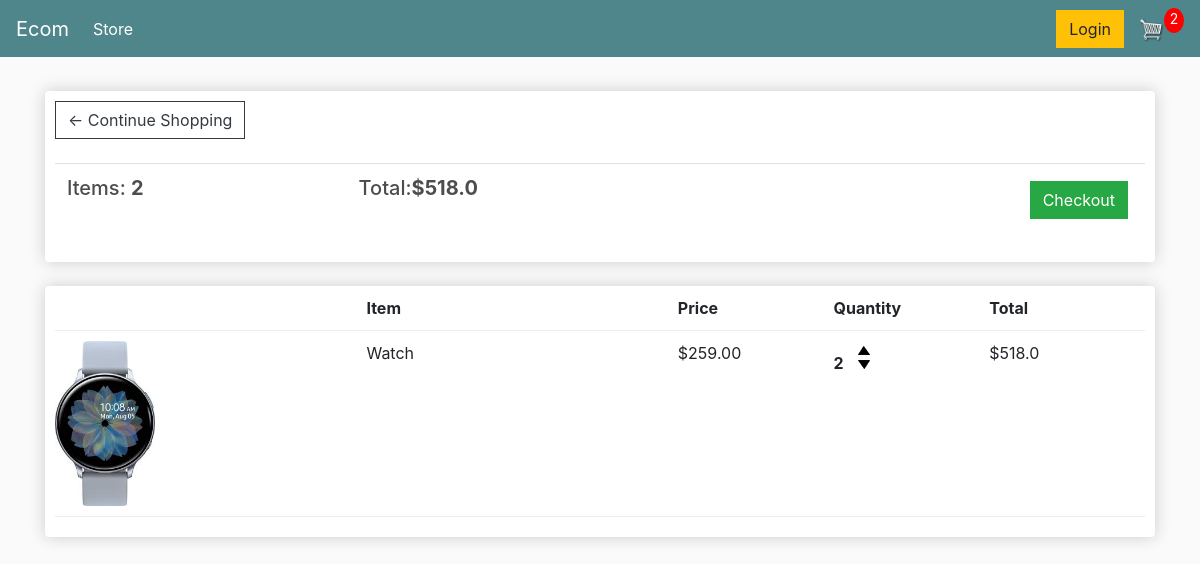
The app's page /cart/ (signed in) with its own data.
### store/models.py (models this page shows, shortened)
class Order(models.Model):
    customer=models.ForeignKey(Customer,on_delete=models.SET_NULL,blank=True,null=True)
    date_ordered=models.DateTimeField(auto_now_add=True)
    complete=models.BooleanField(default=False,null=True,blank=False)
    transaction_id=models.CharField(max_length=200,null=True)
    @property
    def get_cart_total(self):
        orderitems=self.orderitem_set.all()
        total=sum([item.get_total for item in orderitems])
        return total
    @property
    def get_cart_items(self):
        orderitems=self.orderitem_set.all()
        total=sum([item.quantity for item in orderitems])
        return total

class OrderItem(models.Model):
	product=models.ForeignKey(Product,on_delete=models.SET_NULL,blank=True,null=True)
	order=models.ForeignKey(Order,on_delete=models.SET_NULL,blank=True,null=True)
	quantity=models.IntegerField(default=0,null=True,blank=True)
	date_added=models.DateTimeField(auto_now_add=True)
	@property
	def get_total(self):
		total=self.product.price*self.quantity
		return total

class Product(models.Model):
    name=models.CharField(max_length=200,null=True)
    price=models.FloatField()
    digital=models.BooleanField(default=False,null=True,blank=False)
    image=models.ImageField(null=True,blank=True)
    @property
    def imageURL(self):
    	try:
    		url=self.image.url
    	except:
    		url= ''
    	return url

### store/views.py (the view)
# urls.py: path('cart/',views.cart,name="cart"),
def cart(request):
	if request.user.is_authenticated:
		customer=request.user.customer
		order,created=Order.objects.get_or_create(customer=customer,complete=False)
		items=order.orderitem_set.all()
		cartItems=order.get_cart_items
	else:
		items=[]
		order={'get_cart_total':0,'get_cart_items':0,'shipping':False}
		cartItems=order['get_cart_items']
	context={'items':items,'order':order,'cartItems':cartItems}
	return render(request,'store/cart.html',context)

### store/templates/store/cart.html
{% extends 'store/main.html' %}
{% load static %}
{% block content %}
 <div class="row">
	<div class="col-lg-12">
		<div class="box-element">    <! First element box>
	       <a  class="btn btn-outline-dark" href="{% url 'store' %}">&#x2190; Continue Shopping</a>
	       <br>
	       <br>
	        <table class="table">
		     <tr>
			  <th><h5>Items: <strong>{{order.get_cart_items}}</strong></h5></th>
			  <th><h5>Total:<strong>${{order.get_cart_total}}</strong></h5></th>
			  <th>
				<a style="float:right; margin:5px;" class="btn btn-success" href="{% url 'checkout' %}">Checkout</a>
			  </th>
		    </tr>
	       </table>
        </div>
          <br>
        <div class="box-element">       <! second element box>
	      <div class="cart-row">
		    <div style="flex:2"></div>
		    <div style="flex:2"><strong>Item</strong></div>
		    <div style="flex:1"><strong>Price</strong></div>
		    <div style="flex:1"><strong>Quantity</strong></div>
		    <div style="flex:1"><strong>Total</strong></div>
	     </div>
	       {% for item in items %}
	     <div class="cart-row">
		    <div style="flex:2"><img class="row-image" src="{{item.product.imageURL}}"></div>
		    <div style="flex:2">{{item.product.name}}</div>
		    <div style="flex:1">${{item.product.price|floatformat:2}}</div>
		    <div style="flex:1">
			 <p class="quantity">{{item.quantity}}</p>
		    <div class="quantity">
				<img data-product={{item.product.id}} data-action="add" class="chg-quantity update-cart" src="{% static 'images/arrow-up.png' %}">
				<img data-product={{item.product.id}} data-action="remove" class="chg-quantity" src="{% static 'images/arrow-down.png' %}">
			</div>
		 </div>
		<div style="flex:1">${{item.get_total}}</div>
	   </div>
	       {% endfor %}
	    </div>
	</div>
 </div>
{% endblock content %}

### static/css/main.css (style rules this page uses)
body { background-color: hsl(0, 0%, 98%); }
h1,h2,h3,h4,h5,h6 { color:hsl(0, 0%, 30%); }
.box-element { box-shadow:hsl(0, 0%, 80%) 0 0 16px; background-color: #fff; border-radius: 4px; padding: 10px; }
.col-lg-4, .col-lg-6, .col-lg-8, .col-lg-12 { margin-top: 10px; }
.btn { border-radius: 0; }
.row-image { width: 100px; }
.cart-row { display: flex; align-items: flex-stretch; padding-bottom: 10px; margin-bottom: 10px; border-bottom: 1px solid #ececec; }
.quantity { display: inline-block; font-weight: 700; padding-right:10px; }
.chg-quantity { width: 12px; cursor: pointer; display: block; margin-top: 5px; transition:.1s; }

### records on screen
Order: get_cart_items "2", get_cart_total "518.0"
OrderItem: product.imageURL (picture), product.name "Watch", product.price "259.00", quantity "2", get_total "518.0"

### other values on screen
{{ cartItems }} "2"
